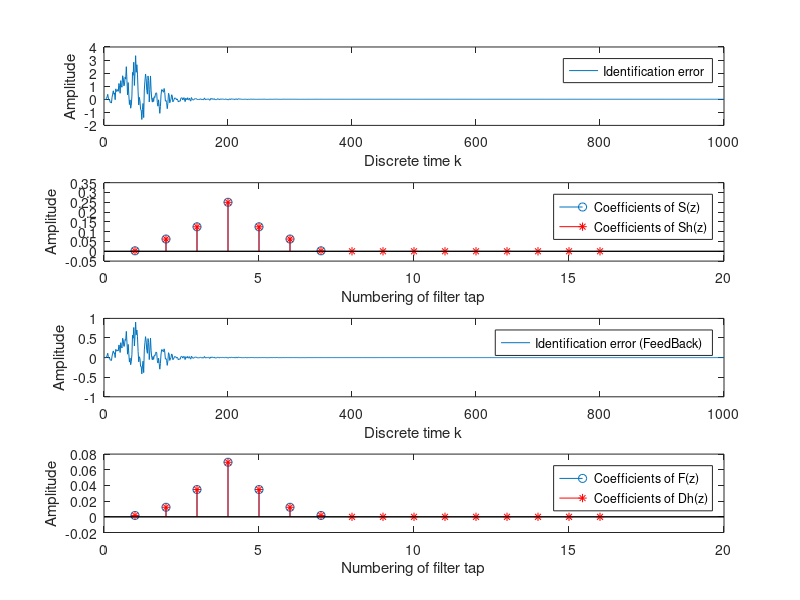
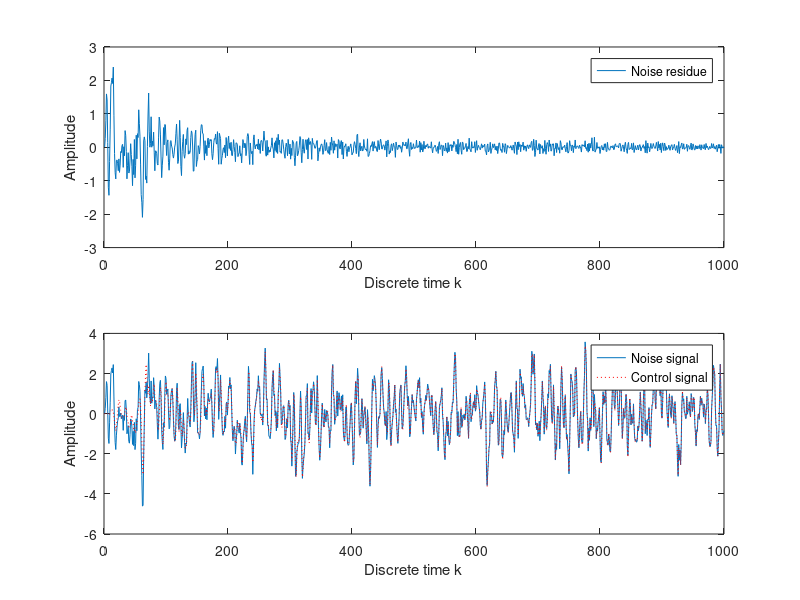

MATLAB code for these plots, in order:
% Modify Agustinus Oey's FXLMS simulation.
% Add a Feedback compensation controller D(z) to cancel the feedback
% to noise detecting microphone resulting from canceling speaker.
% It is called FBFXLMS Algorithm.
% Albert Hsu 2016/3/11 (AlbertHsu82@gmail.com)

%--------------------------------------------------------------------------
% One of my friends asked me about the FxLMS algorithm. So, in return, 
% I provided him a little example of a single channel feed-forward active 
% noise control system based on the FxLMS. You can find many good 
% information in "Active Noise Control Systems - Algorithms and DSP 
% Implementations," written by S. M. Kuo and D. R. Morgan in 1996.
%
% Here is the sketch of the system. 
%
%                           +-----------+
%         ----------------- |    F(z)   | <-----
%         |                 +-----------+      |
%         |                                    |
%        +v    +-----------+                   |   +   
% x(k) ---+--->|   P(z)    |--yp(k)----------------> sum --+---> e(k)
%         |    +-----------+                   |      ^-   |
%         | -              +-----------+       |      |    |
%         + <--------------|    Dh(z)  |<------|------|    |
%         |        \       +-----------+            ys(k)  |
%         |                                           |    |
%         |    +-----------+          +-----------+   |    |
%         +--->|   C(z)    |--yw(k)-->|   S(z)    |---+    |
%         |    +-----------+          +-----------+        |
%         |            \                                   |
%         |             \----------------\                 |
%         |                               \                |
%         |    +-----------+          +-----------+        |
%         +--->|   Sh(z)   |--xs(k)-->|    LMS    |<-------+
%              +-----------+          +-----------+        
% 
% I used FIR filter to model P(z), C(z), S(z), and Sh(z).
% 
% Imagine that the noise x(k) is propagating from the source to the sensor,
% through the fluid medium P(z). The sensor measures the arriving noise as 
% yp(k). 
%
% To reduce noise, we generate another 'noise' yw(k) using the controller 
% C(z). We hope that it destructively interferes x(k). It means that the 
% controller has to be a model of the propagation medium P(z). Least mean 
% square algorithm is applied to adjust the controller coefficient/weight.
%
% However, there is also fluid medium S(z) that stay between the actuator 
% and sensor. We called it the secondary propagation path. So, to make the 
% solusion right, we need to compensate the adjustment process using Sh(z), 
% which is an estimate of S(z).
% 
% Let's start the code :)
%
% Developed by Agustinus Oey <oeyaugust@gmail.com>                        
% Center of Noise and Vibration Control (NoViC)                           
% Department of Mechanical Engineering                                    
% Korea Advanced Institute of Science and Technology (KAIST)              
% Daejeon, South Korea 
%--------------------------------------------------------------------------

% Set simulation duration (normalized) 
clear
T=1000; 

% We do not know P(z) and S(z) in reality. So we have to make dummy paths
% Same is the feedback path function F(z) 
Pw=[0.01 0.25 0.5 1 0.5 0.25 0.01];
Sw=Pw*0.25;
Fw=0.058*[0.03 0.21 0.6 1.2 0.6 0.21 0.03]; %F(z) in above figure

% Remember that the first task is to estimate S(z). So, we can generate a
% white noise signal,
x_iden=randn(1,T);

% send it to the actuator, and measure it at the sensor position, 
y_iden=filter(Sw, 1, x_iden);

%Also send it ti the actuator, and measure it at the noise input microphone
y_fb_iden=filter(Fw, 1, x_iden);

% Then, start the identification process
Shx=zeros(1,16);      % the state of Sh(z)
Shw=zeros(1,16);      % the weight of Sh(z)
Dhx=zeros(1,16);      % the state of Dh(z)
Dhw=zeros(1,16);      % the weight of Dh(z)
e_iden=zeros(1,T);    % data buffer for the identification error
e_fb_iden=zeros(1,T); % data buffer for the feedback path identification error

% Identify(Estimate) the feedback function(Dhw) and second path delay(Shw)   
% and apply least mean square algorithm
mu=0.1;                         % learning rate
for k=1:T,                      % discrete time k
    Shx=[x_iden(k) Shx(1:15)];  % update the state
    Shy=sum(Shx.*Shw);	        % calculate output of Sh(z)
    ShF=sum(Shx.*Dhw);          % calculate output of Dh(z)
    e_iden(k)=y_iden(k)-Shy;    % calculate error    
    e_fb_iden(k)=y_fb_iden(k)-ShF;    % calculate error
    Shw=Shw+mu*e_iden(k)*Shx;   % adjust the weight
    Dhw=Dhw+mu*e_fb_iden(k)*Shx;   % adjust the weight
end

% Lets check the result
subplot(4,1,1)
plot([1:T], e_iden)
ylabel('Amplitude');
xlabel('Discrete time k');
legend('Identification error');
subplot(4,1,2)
stem(Sw) 
hold on 
stem(Shw, 'r*')
ylabel('Amplitude');
xlabel('Numbering of filter tap');
legend('Coefficients of S(z)', 'Coefficients of Sh(z)')

subplot(4,1,3)
plot([1:T], e_fb_iden)
ylabel('Amplitude');
xlabel('Discrete time k');
legend('Identification error (FeedBack)');
subplot(4,1,4)
stem(Fw) 
hold on 
stem(Dhw, 'r*')
ylabel('Amplitude');
xlabel('Numbering of filter tap');
legend('Coefficients of F(z)', 'Coefficients of Dh(z)')


% The second task is the active control itself. Again, we need to simulate 
% the actual condition. In practice, it should be an iterative process of
% 'measure', 'control', and 'adjust'; sample by sample. Now, let's generate 
% the noise: 
X=randn(1,T);

% and measure the arriving noise at the sensor position,
Yd=filter(Pw, 1, X);

  
% Initiate the system,
Cx=zeros(1,16);       % the state of C(z)
Fx=zeros(1,16);       % the state of D(z)
Cw=zeros(1,16);       % the weight of C(z)
Sx=zeros(size(Sw));   % the dummy state for the secondary path
e_cont=zeros(1,T);    % data buffer for the control error
Xhx=zeros(1,16);      % the state of the filtered x(k)
Cys=zeros(1,16);      % the state of output y
Fb=0;
Cy=0; 
Shx=zeros(1,16); %Add: Albert's test
X_f=zeros(1,T);

% and apply the FxLMS algorithm
mu=0.1;                            % learning rate
for k=1:T,                         % discrete time k
    X(k) = X(k) + Fb;              % simulate feedback noise plus noise
    Fx=[Cy Fx(1:15)];              % update the fb controller's state
    X_f(k) = X(k) - sum(Dhw.*Fx);  % calculate feedback free reference x
    Cx=[X_f(k) Cx(1:15)];            % update the controller state    
    Cy=sum(Cx.*Cw);                % calculate the controller output	
    Sx=[Cy Sx(1:length(Sx)-1)];    % propagate to secondary path
    e_cont(k)=Yd(k)-sum(Sx.*Sw);   % measure the residue
    Shx=[X_f(k) Shx(1:15)];          % update the state of Sh(z)
    Xhx=[sum(Shx.*Shw) Xhx(1:15)]; % calculate the filtered x(k)
    Cw=Cw+mu*e_cont(k)*Xhx;        % adjust the controller weight
    Fb = sum(Sx.*Fw);              % update Feedback noise
end

% Report the result
figure
subplot(2,1,1)
plot([1:T], e_cont)
ylabel('Amplitude');
xlabel('Discrete time k');
legend('Noise residue')
subplot(2,1,2)
plot([1:T], Yd) 
hold on 
plot([1:T], Yd-e_cont, 'r:')
ylabel('Amplitude');
xlabel('Discrete time k');
legend('Noise signal', 'Control signal')
